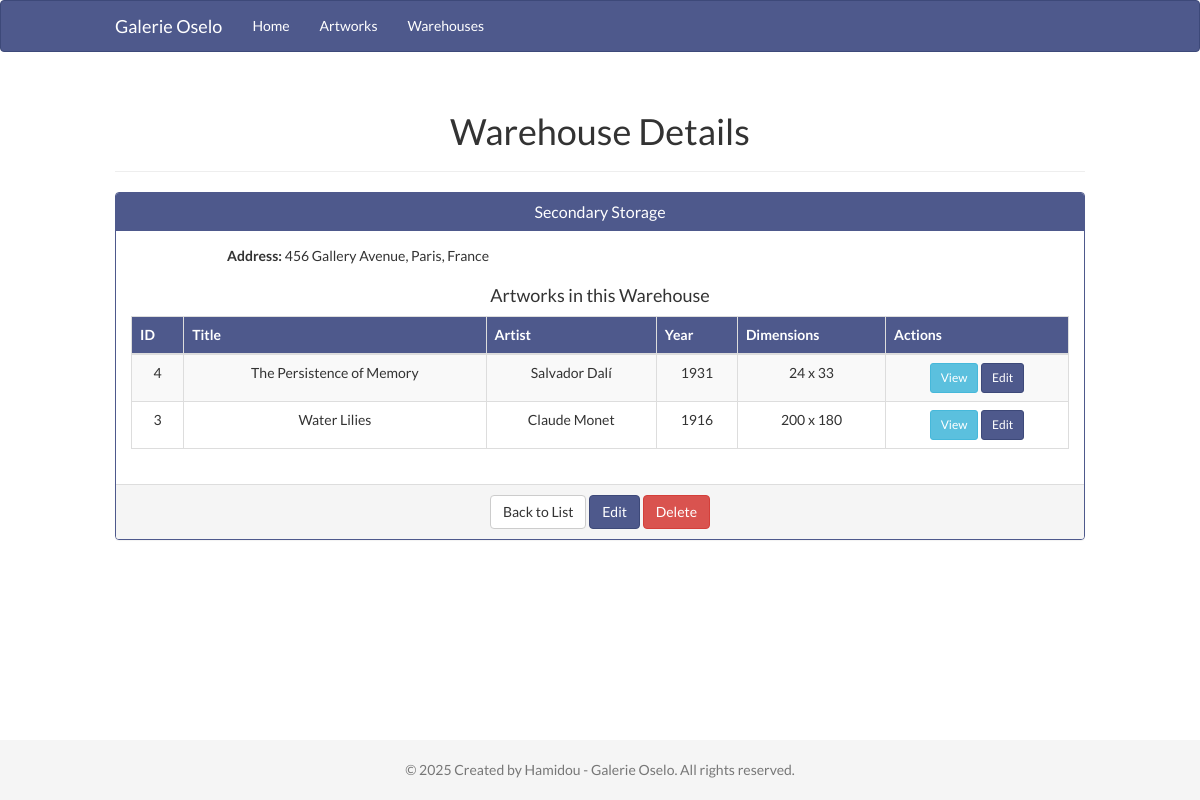
Page /views/warehouses/show.php?id=2 on the committed database.
### tables this page shows
CREATE TABLE warehouses (
    id INT AUTO_INCREMENT PRIMARY KEY,
    name VARCHAR(255) NOT NULL,
    address TEXT,
    created_at TIMESTAMP DEFAULT CURRENT_TIMESTAMP,
    updated_at TIMESTAMP DEFAULT CURRENT_TIMESTAMP ON UPDATE CURRENT_TIMESTAMP
);

CREATE TABLE artworks (
    id INT AUTO_INCREMENT PRIMARY KEY,
    title VARCHAR(255) NOT NULL,
    year INT,
    artist_name VARCHAR(255),
    width FLOAT,
    height FLOAT,
    warehouse_id INT,
    created_at TIMESTAMP DEFAULT CURRENT_TIMESTAMP,
    updated_at TIMESTAMP DEFAULT CURRENT_TIMESTAMP ON UPDATE CURRENT_TIMESTAMP,
    FOREIGN KEY (warehouse_id) REFERENCES warehouses(id) ON DELETE SET NULL
);

### config/database.php (called while the page is built, shortened)
<?php
class Database {
    private $host = "localhost";
    private $db_name = "galerie_oselo";
    private $username = "root";
    private $password = "";
    public function getConnection() {
        $this->conn = null;
        try {
            $this->conn = new PDO("mysql:host=" . $this->host . ";dbname=" . $this->db_name, $this->username, $this->password);
            $this->conn->setAttribute(PDO::ATTR_ERRMODE, PDO::ERRMODE_EXCEPTION);
            $this->conn->exec("set names utf8");
        } catch(PDOException $exception) {
            echo "Connection error: " . $exception->getMessage();
        }
        return $this->conn;
    }
}
?>

### models/Warehouse.php (called while the page is built, shortened)
<?php
class Warehouse {
    private $conn;
    private $table_name = "warehouses";
    public $id;
    public function __construct($db) {
        $this->conn = $db;
    }
    public function readOne() {
        $query = "SELECT w.id, w.name, w.address, w.created_at, w.updated_at
                  FROM " . $this->table_name . " w
                  WHERE w.id = ?
                  LIMIT 0,1";
        $stmt = $this->conn->prepare($query);
        $stmt->bindParam(1, $this->id);
        $stmt->execute();
        $row = $stmt->fetch(PDO::FETCH_ASSOC);
        if($row) {
            $this->name = $row['name'];
            $this->address = $row['address'];
            return true;
        }
        return false;
    }
}
?>

### models/Artwork.php (called while the page is built, shortened)
<?php
class Artwork {
    private $conn;
    private $table_name = "artworks";
    public function __construct($db) {
        $this->conn = $db;
    }
    public function readByWarehouse($warehouse_id) {
        $query = "SELECT a.id, a.title, a.year, a.artist_name, a.width, a.height,
                  a.warehouse_id, a.created_at, a.updated_at
                  FROM " . $this->table_name . " a
                  WHERE a.warehouse_id = ?
                  ORDER BY a.id DESC";
        $stmt = $this->conn->prepare($query);
        $stmt->bindParam(1, $warehouse_id);
        $stmt->execute();
        return $stmt;
    }
}
?>

### controllers/WarehouseController.php (the view, shortened to what this page needs)
<?php
include_once '../../config/database.php';
include_once '../../models/Warehouse.php';
include_once '../../models/Artwork.php';
class WarehouseController {
    private $warehouse;
    private $artwork;
    public function __construct() {
        $database = new Database();
        $this->db = $database->getConnection();
        $this->warehouse = new Warehouse($this->db);
        $this->artwork = new Artwork($this->db);
    }
    public function show($id) {
        $this->warehouse->id = $id;
        $this->warehouse->readOne();
        $artwork_stmt = $this->artwork->readByWarehouse($id);
        $artwork_count = $artwork_stmt->rowCount();
        include_once '../../includes/header.php';
        echo "<div class='container'>";
        echo "<div class='row'>";
        echo "<div class='col-md-12'>";
        echo "<div class='page-header'>";
        echo "<h1>Warehouse Details</h1>";
        echo "</div>";
        echo "<div class='panel panel-primary'>";
        echo "<div class='panel-heading'>";
        echo "<h3 class='panel-title'>{$this->warehouse->name}</h3>";
        echo "</div>";
        echo "<div class='panel-body'>";
        echo "<div class='row'>";
        echo "<div class='col-md-6'>";
        echo "<p><strong>Address:</strong> {$this->warehouse->address}</p>";
        echo "</div>";
        echo "</div>";
        echo "<h4>Artworks in this Warehouse</h4>";
        if($artwork_count > 0) {
            echo "<div class='table-responsive'>";
            echo "<table class='table table-striped table-bordered'>";
            echo "<thead>";
            echo "<tr>";
            echo "<th>ID</th>";
            echo "<th>Title</th>";
            echo "<th>Artist</th>";
            echo "<th>Year</th>";
            echo "<th>Dimensions</th>";
            echo "<th>Actions</th>";
            echo "</tr>";
            echo "</thead>";
            echo "<tbody>";
            while($row = $artwork_stmt->fetch(PDO::FETCH_ASSOC)) {
                extract($row);
                echo "<tr>";
                echo "<td>{$id}</td>";
                echo "<td>{$title}</td>";
                echo "<td>{$artist_name}</td>";
                echo "<td>{$year}</td>";
                echo "<td>{$width} x {$height}</td>";
                echo "<td>";
                echo "<a href='../artworks/show.php?id={$id}' class='btn btn-info btn-sm'>View</a> ";
                echo "<a href='../artworks/edit.php?id={$id}' class='btn btn-primary btn-sm'>Edit</a>";
                echo "</td>";
                echo "</tr>";
            }
            echo "</tbody>";
            echo "</table>";
            echo "</div>";
        } else {
            echo "<div class='alert alert-info'>No artworks in this warehouse.</div>";
        }
        echo "</div>";
        echo "<div class='panel-footer'>";
        echo "<a href='index.php' class='btn btn-default'>Back to List</a> ";
        echo "<a href='edit.php?id={$id}' class='btn btn-primary'>Edit</a> ";
        echo "<a href='#' onclick='deleteWarehouse({$id})' class='btn btn-danger'>Delete</a>";
        echo "</div>";
        echo "</div>";
        echo "</div>";
        echo "</div>";
        echo "</div>";
        $output = ob_get_clean();
        echo $output;
        include_once '../../includes/footer.php';
    }
}
?>

### assets/css/style.css (style rules this page uses)
body { font-family: 'Lato', sans-serif; background-color: #FFFFFF; color: #333333; padding-bottom: 0px; margin: 0; padding-top: 0px; padding-bottom: 70px; text-align: center; }
.btn-primary { background-color: #4E598C; border-color: #3D4979; }
.panel-primary { border-color: #4E598C; }
.panel-primary > .panel-heading { background-color: #4E598C; border-color: #4E598C; }
.table > thead > tr > th { background-color: #4E598C; color: #FFFFFF; }

### assets/css/responsive.css (style rules this page uses)
@media (min-width: 1200px) { .container { padding: 0 100px; } }

### rows in the picture
warehouses: name "Secondary Storage", address "456 Gallery Avenue, Paris, France"
artworks: id "4", title "The Persistence of Memory", artist_name "Salvador Dalí", year "1931", width "24", height "33"
artworks: id "3", title "Water Lilies", artist_name "Claude Monet", year "1916", width "200", height "180"
